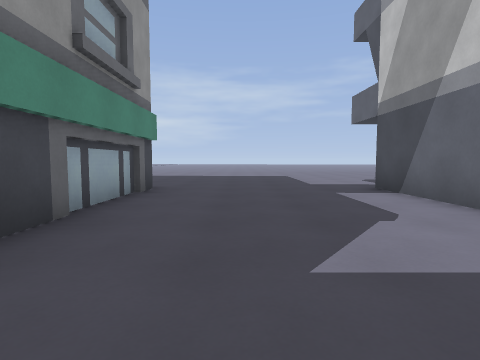
view 1 (above)

24 first-person views from a walk through a 3-D level made in the Godot game engine. The camera is 1.2 m above the floor, tilts 4° down and sees 80° across. The floor is counted in squares, 2 m on a side. Each view is taken from the middle of a square. On the plan, view 1 faces up. The plan holds only what a view shows up to about 9 squares ahead; the rest is blank. The place goes on beyond the plan. Some surface patterns are stand-ins.

view 2
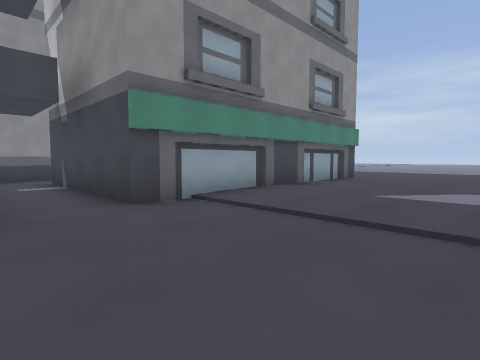

view 3
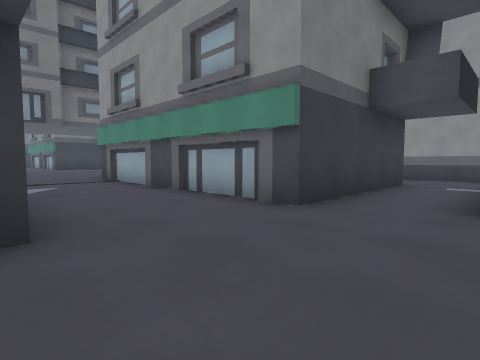

view 4
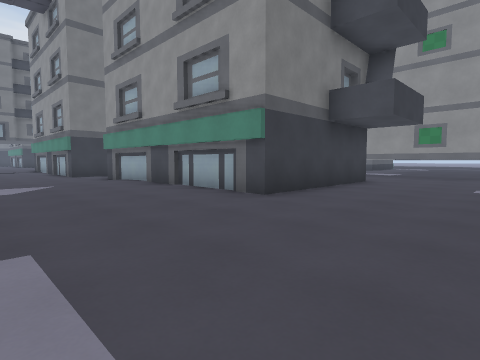

view 5
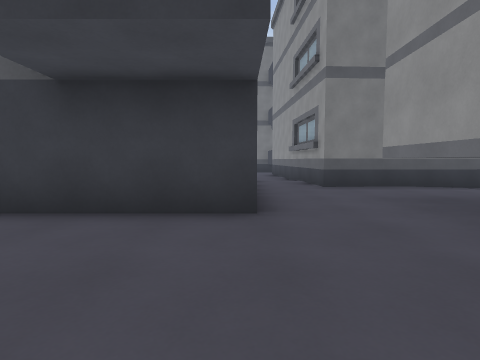

view 6
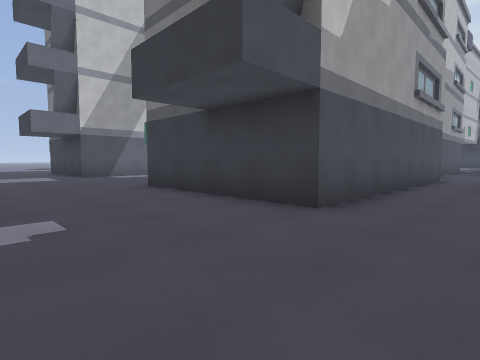

view 7
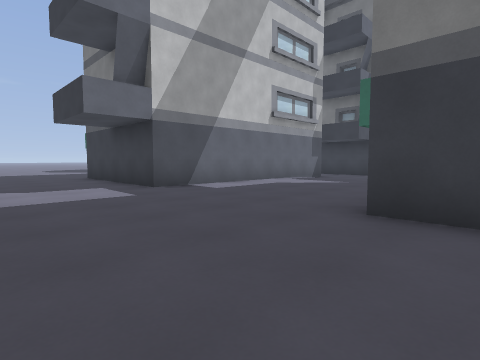

view 8
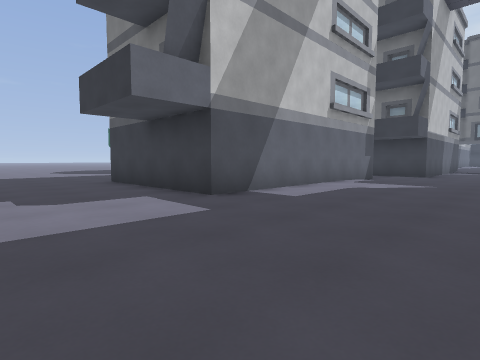

view 9
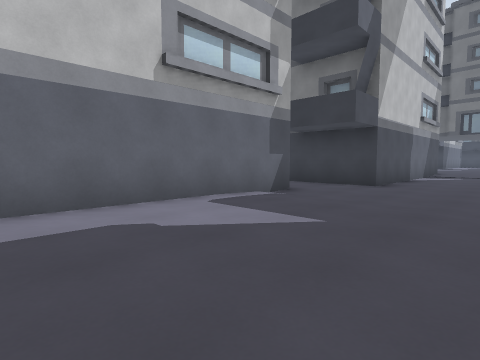

view 10
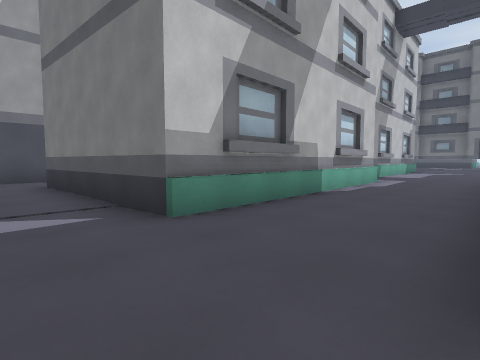

view 11
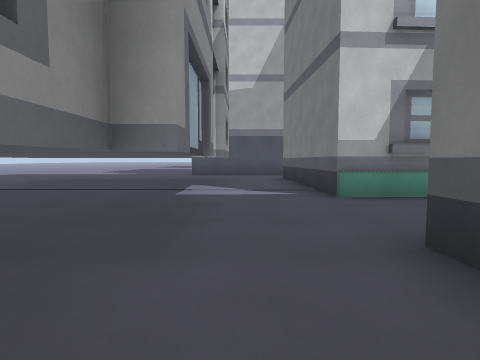

view 12
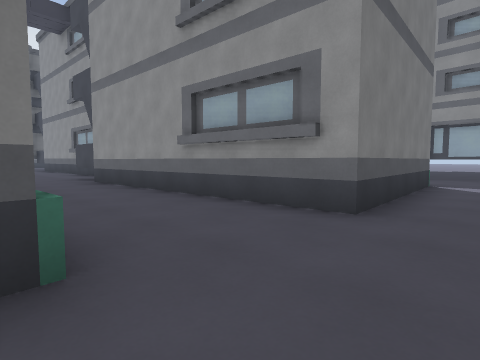

view 13
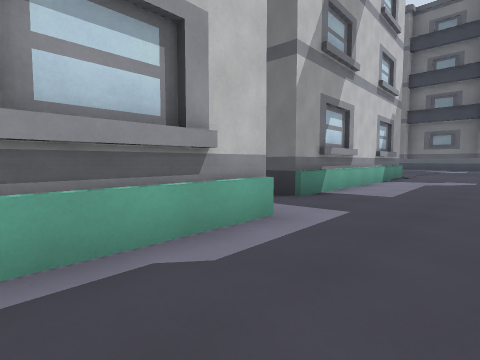

view 14
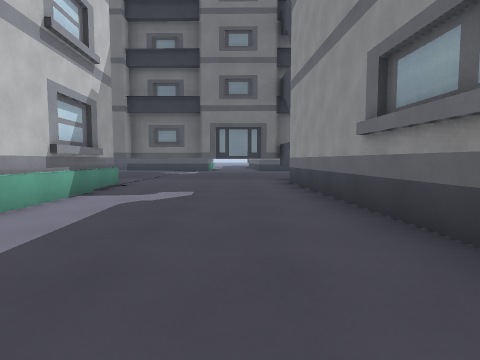

view 15
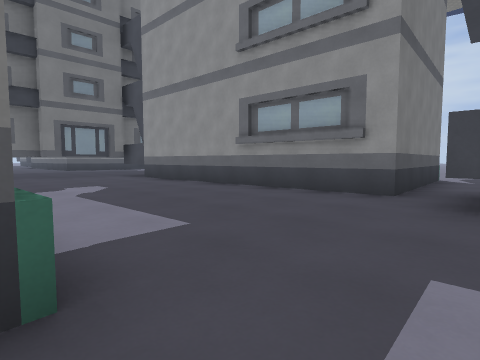

view 16
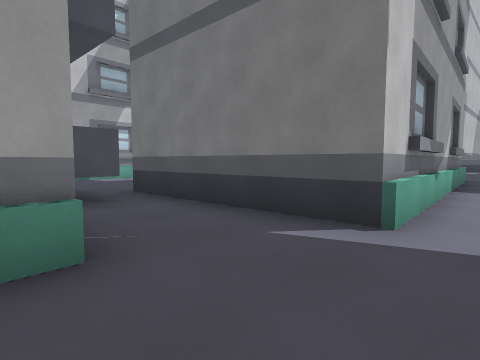

view 17
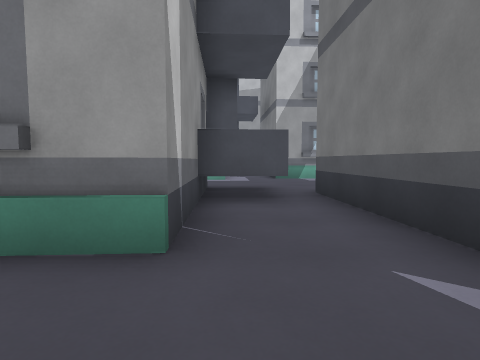

view 18
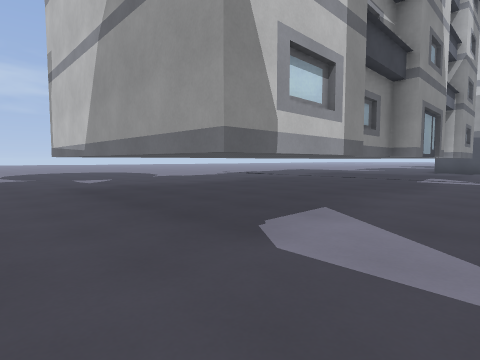

view 19
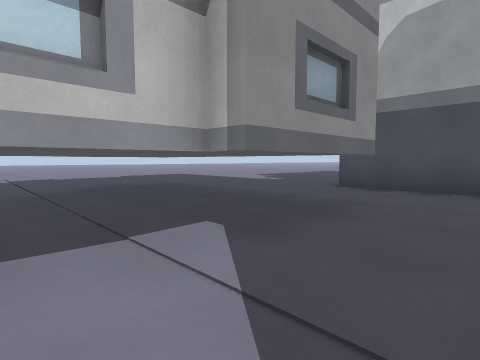

view 20
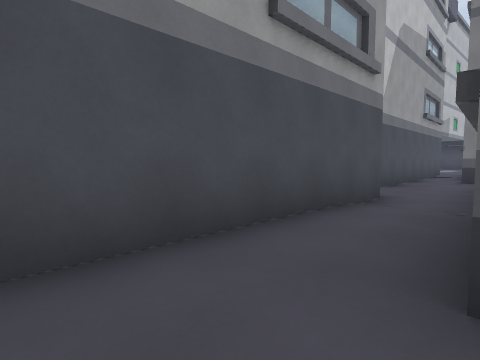

view 21
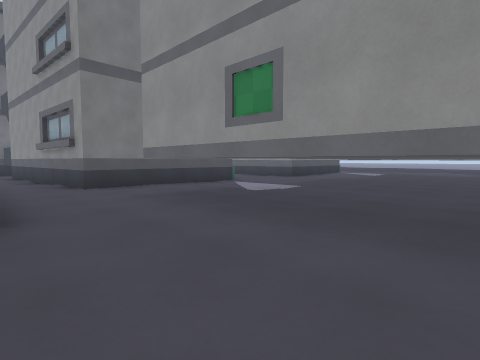

view 22
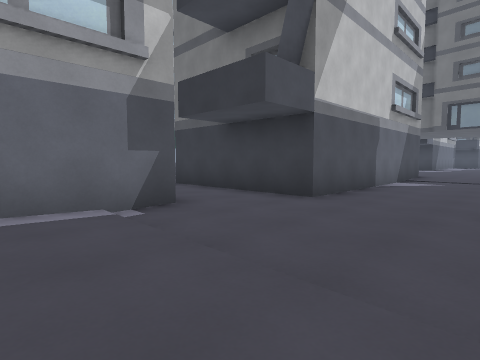

view 23
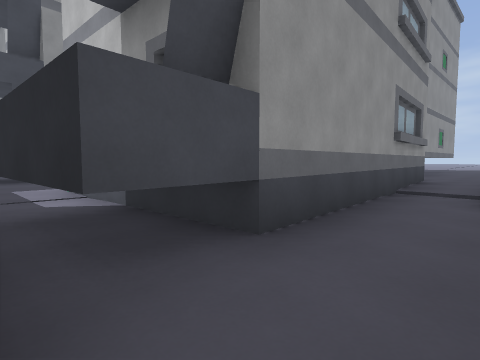

view 24
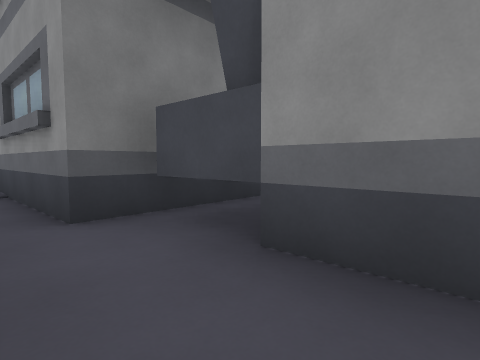

### Floor plan
Key: @ floor where view 1 was taken; # wall or solid block; . floor; / step, stairs or slope; B building.
Columns run from 21 left of view 1 to 4 right of it. Each row starts with its distance up from view 1.
  9  .BB      BBB.............
  8 ..BBB   B BBB.............
  7 ..BBBB BBBBBB.............
  6 ..BBBBBBBBBBB..#####....##
  5 ..BBBBBBBBBBB..#   #....#
  4 ...............#   B....#
  3 ...............#   #....#
  2 ..#   #..#####.#   #....#
  1       #..#   #.#   B....#
  0       #..#   #/#   #.@..#
 -1       #..#   #.#####....B
 -2       #..#   #............
 -3   #   #..#   #..#####.....
 -4 ..#####..#  ##..#   #..###
 -5 ....BBB.....BB..    #..#
 -6 ..........##B##.    #..#
 -7 .#####....#   #.    #..#
 -8 .#   #....#   #.    #..#
 -9 .#   #....#   #     B..#
-10  B   #....#     BB  #..B
-11  B   #....#         ..
-12  B   #....B
-13  B    ....B
-14  B   B.....
-15  .B   BBBBBB
-16   B

Positions as (right, up) in squares from view 1, and headings:
1: (0, 0), facing up
2: (2, -3), facing up-left
3: (2, -1), facing down-left
4: (2, 9), facing down-left
5: (-6, 9), facing down
6: (-8, 9), facing down-right
7: (-3, 9), facing down-right
8: (-1, 9), facing down-right
9: (-1, 4), facing down-right
10: (-15, 4), facing down-right
11: (-17, 4), facing right
12: (-12, 4), facing down-left
13: (-14, -2), facing down-right
14: (-14, -6), facing down
15: (-11, -5), facing down-left
16: (-21, -4), facing down-right
17: (-21, -5), facing right
18: (-21, 3), facing up-right
19: (-12, 3), facing up-right
20: (-8, 4), facing down-right
21: (-6, 9), facing down-left
22: (-1, 1), facing down-right
23: (-6, -6), facing up-left
24: (-6, -3), facing down-left
